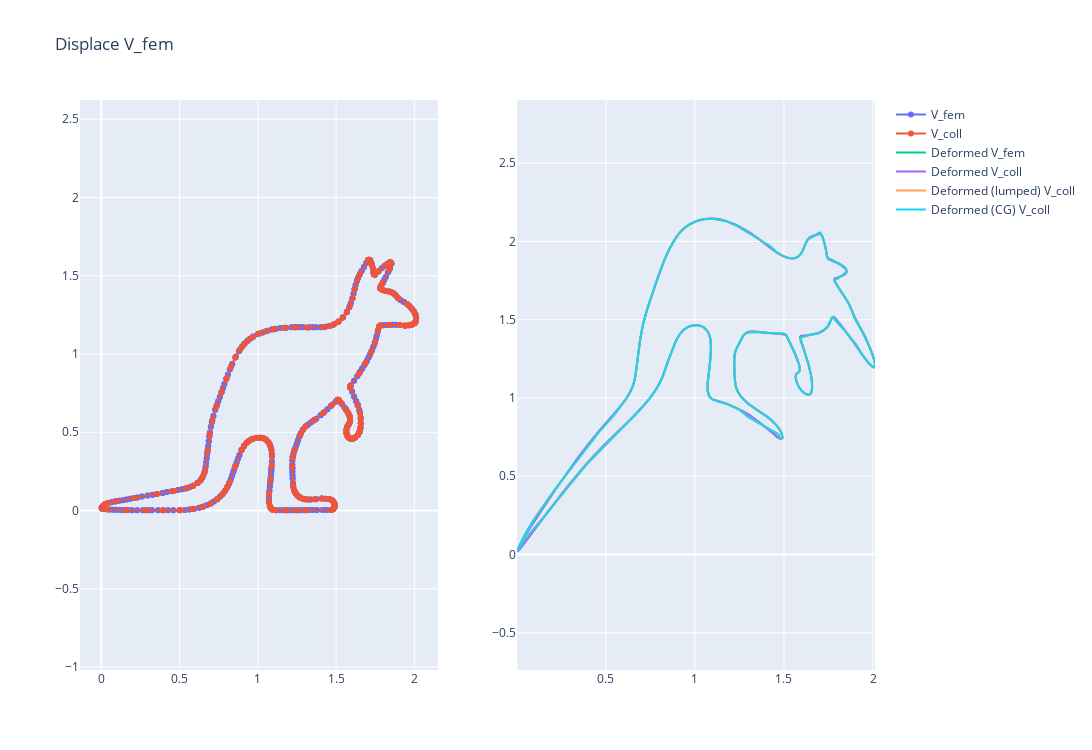

The code cell stored with this chart in its notebook:
### Code cell
X_coll = V_coll + W @ U_fem
X_coll_lumped = V_coll + W_lumped @ U_fem
X_coll_CG = V_coll + W_CG @ U_fem
X_fem = V_fem + U_fem

fig = make_subplots(rows=1, cols=2)

fig.add_trace(MeshTrace(V_fem, E_fem, name="V_fem"), row=1, col=1)
fig.add_trace(MeshTrace(V_coll, E_coll, name="V_coll"), row=1, col=1)
fig.add_trace(MeshTrace(X_fem, E_fem,  mode="lines", name="Deformed V_fem"), row=1, col=2)
fig.add_trace(MeshTrace(X_coll, E_coll,  mode="lines", name="Deformed V_coll"), row=1, col=2)
fig.add_trace(MeshTrace(X_coll_lumped, E_coll,  mode="lines", name="Deformed (lumped) V_coll"), row=1, col=2)
fig.add_trace(MeshTrace(X_coll_lumped, E_coll,  mode="lines", name="Deformed (CG) V_coll"), row=1, col=2)

fig.update_layout(width=1500, height=750, title="Displace V_fem")
fig.update_yaxes(scaleanchor="x", scaleratio=1)

### Figure 1 — Plotly figure (JSON) as saved in the notebook; plotly's stock layout.template omitted (floating-point values rounded to 4 significant figures; data arrays with more than 128 entries replaced by an {"elided": "..."} marker saying what was removed)
{"data": [{"mode": "markers+lines", "name": "V_fem", "type": "scatter", "x": {"elided": "942 float values"}, "xaxis": "x", "y": {"elided": "942 float values"}, "yaxis": "y"}, {"mode": "markers+lines", "name": "V_coll", "type": "scatter", "x": {"elided": "528 float values"}, "xaxis": "x", "y": {"elided": "528 float values"}, "yaxis": "y"}, {"mode": "lines", "name": "Deformed V_fem", "type": "scatter", "x": {"elided": "942 float values"}, "xaxis": "x2", "y": {"elided": "942 float values"}, "yaxis": "y2"}, {"mode": "lines", "name": "Deformed V_coll", "type": "scatter", "x": {"elided": "528 float values"}, "xaxis": "x2", "y": {"elided": "528 float values"}, "yaxis": "y2"}, {"mode": "lines", "name": "Deformed (lumped) V_coll", "type": "scatter", "x": {"elided": "528 float values"}, "xaxis": "x2", "y": {"elided": "528 float values"}, "yaxis": "y2"}, {"mode": "lines", "name": "Deformed (CG) V_coll", "type": "scatter", "x": {"elided": "528 float values"}, "xaxis": "x2", "y": {"elided": "528 float values"}, "yaxis": "y2"}], "layout": {"height": 750, "title": {"text": "Displace V_fem"}, "width": 1500, "xaxis": {"anchor": "y", "domain": [0, 0.45]}, "xaxis2": {"anchor": "y2", "domain": [0.55, 1]}, "yaxis": {"anchor": "x", "domain": [0, 1], "scaleanchor": "x", "scaleratio": 1}, "yaxis2": {"anchor": "x2", "domain": [0, 1], "scaleanchor": "x", "scaleratio": 1}}}
